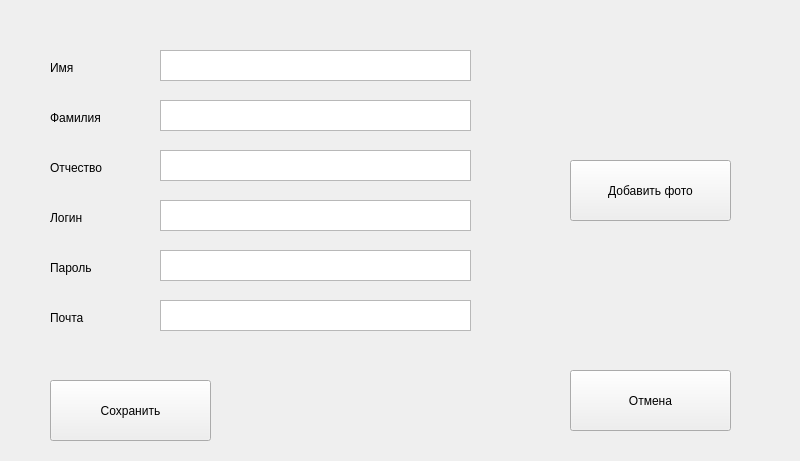
<?xml version="1.0" encoding="UTF-8"?>
<ui version="4.0">
 <class>MainWindow</class>
 <widget class="QMainWindow" name="MainWindow">
  <property name="geometry">
   <rect>
    <x>0</x>
    <y>0</y>
    <width>800</width>
    <height>461</height>
   </rect>
  </property>
  <property name="maximumSize">
   <size>
    <width>800</width>
    <height>461</height>
   </size>
  </property>
  <property name="windowTitle">
   <string>MainWindow</string>
  </property>
  <widget class="QWidget" name="centralwidget">
   <widget class="QLabel" name="label">
    <property name="geometry">
     <rect>
      <x>50</x>
      <y>60</y>
      <width>55</width>
      <height>16</height>
     </rect>
    </property>
    <property name="text">
     <string>Имя</string>
    </property>
   </widget>
   <widget class="QTextEdit" name="txt_name">
    <property name="geometry">
     <rect>
      <x>160</x>
      <y>50</y>
      <width>311</width>
      <height>31</height>
     </rect>
    </property>
   </widget>
   <widget class="QTextEdit" name="txt_surname">
    <property name="geometry">
     <rect>
      <x>160</x>
      <y>100</y>
      <width>311</width>
      <height>31</height>
     </rect>
    </property>
   </widget>
   <widget class="QLabel" name="label_2">
    <property name="geometry">
     <rect>
      <x>50</x>
      <y>110</y>
      <width>55</width>
      <height>16</height>
     </rect>
    </property>
    <property name="text">
     <string>Фамилия</string>
    </property>
   </widget>
   <widget class="QTextEdit" name="txt_otchest">
    <property name="geometry">
     <rect>
      <x>160</x>
      <y>150</y>
      <width>311</width>
      <height>31</height>
     </rect>
    </property>
   </widget>
   <widget class="QLabel" name="label_3">
    <property name="geometry">
     <rect>
      <x>50</x>
      <y>160</y>
      <width>55</width>
      <height>16</height>
     </rect>
    </property>
    <property name="text">
     <string>Отчество</string>
    </property>
   </widget>
   <widget class="QTextEdit" name="txt_login">
    <property name="geometry">
     <rect>
      <x>160</x>
      <y>200</y>
      <width>311</width>
      <height>31</height>
     </rect>
    </property>
   </widget>
   <widget class="QLabel" name="label_4">
    <property name="geometry">
     <rect>
      <x>50</x>
      <y>210</y>
      <width>55</width>
      <height>16</height>
     </rect>
    </property>
    <property name="text">
     <string>Логин</string>
    </property>
   </widget>
   <widget class="QTextEdit" name="txt_password">
    <property name="geometry">
     <rect>
      <x>160</x>
      <y>250</y>
      <width>311</width>
      <height>31</height>
     </rect>
    </property>
   </widget>
   <widget class="QLabel" name="label_5">
    <property name="geometry">
     <rect>
      <x>50</x>
      <y>260</y>
      <width>55</width>
      <height>16</height>
     </rect>
    </property>
    <property name="text">
     <string>Пароль</string>
    </property>
   </widget>
   <widget class="QTextEdit" name="txt_mail">
    <property name="geometry">
     <rect>
      <x>160</x>
      <y>300</y>
      <width>311</width>
      <height>31</height>
     </rect>
    </property>
   </widget>
   <widget class="QLabel" name="label_6">
    <property name="geometry">
     <rect>
      <x>50</x>
      <y>310</y>
      <width>55</width>
      <height>16</height>
     </rect>
    </property>
    <property name="text">
     <string>Почта</string>
    </property>
   </widget>
   <widget class="QPushButton" name="btn_add_photo">
    <property name="geometry">
     <rect>
      <x>570</x>
      <y>160</y>
      <width>161</width>
      <height>61</height>
     </rect>
    </property>
    <property name="text">
     <string>Добавить фото</string>
    </property>
   </widget>
   <widget class="QPushButton" name="btn_cancel">
    <property name="geometry">
     <rect>
      <x>570</x>
      <y>370</y>
      <width>161</width>
      <height>61</height>
     </rect>
    </property>
    <property name="text">
     <string>Отмена</string>
    </property>
   </widget>
   <widget class="QPushButton" name="btn_save">
    <property name="geometry">
     <rect>
      <x>50</x>
      <y>380</y>
      <width>161</width>
      <height>61</height>
     </rect>
    </property>
    <property name="text">
     <string>Сохранить</string>
    </property>
   </widget>
  </widget>
 </widget>
 <resources/>
 <connections/>
</ui>
